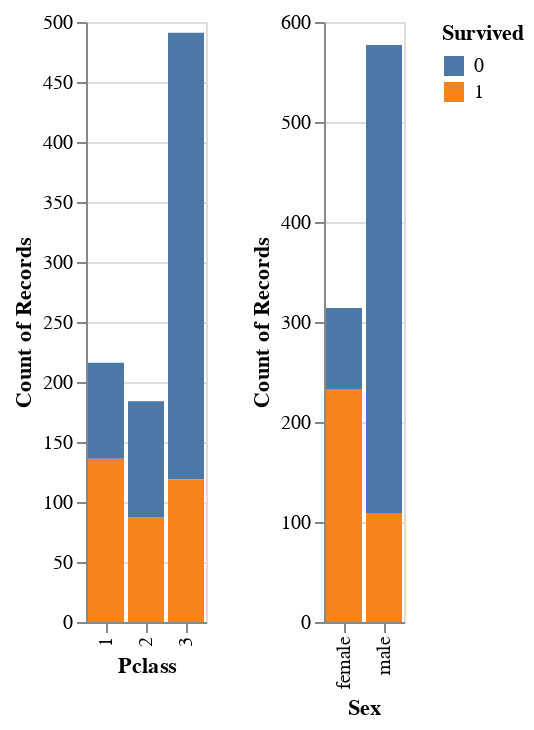

The cell this chart's notebook holds for it:
### Markdown cell above
Looks better!

### Code cell
alt.Chart(df_train).mark_bar().encode(
    alt.X(alt.repeat("column"), type = 'nominal'),
    y = 'count()',
    color = 'Survived:N',
    tooltip = 'count()'
).repeat(
    column = ['Pclass','Sex']
).interactive()

### Figure 1 — Vega-Lite specification as saved in the notebook (floating-point values rounded to 4 significant figures; data arrays with more than 128 entries replaced by an {"elided": "..."} marker saying what was removed)
{"config": {"view": {"continuousWidth": 400, "continuousHeight": 300}}, "repeat": {"column": ["Pclass", "Sex"]}, "spec": {"data": {"name": "data-7e20af5516ca5367def43cffe16b7999"}, "mark": "bar", "encoding": {"color": {"field": "Survived", "type": "nominal"}, "tooltip": {"aggregate": "count", "type": "quantitative"}, "x": {"field": {"repeat": "column"}, "type": "nominal"}, "y": {"aggregate": "count", "type": "quantitative"}}, "selection": {"selector015": {"type": "interval", "bind": "scales", "encodings": ["x", "y"]}}}, "$schema": "https://vega.github.io/schema/vega-lite/v4.17.0.json", "datasets": {"data-7e20af5516ca5367def43cffe16b7999": {"elided": "891 records"}}}
